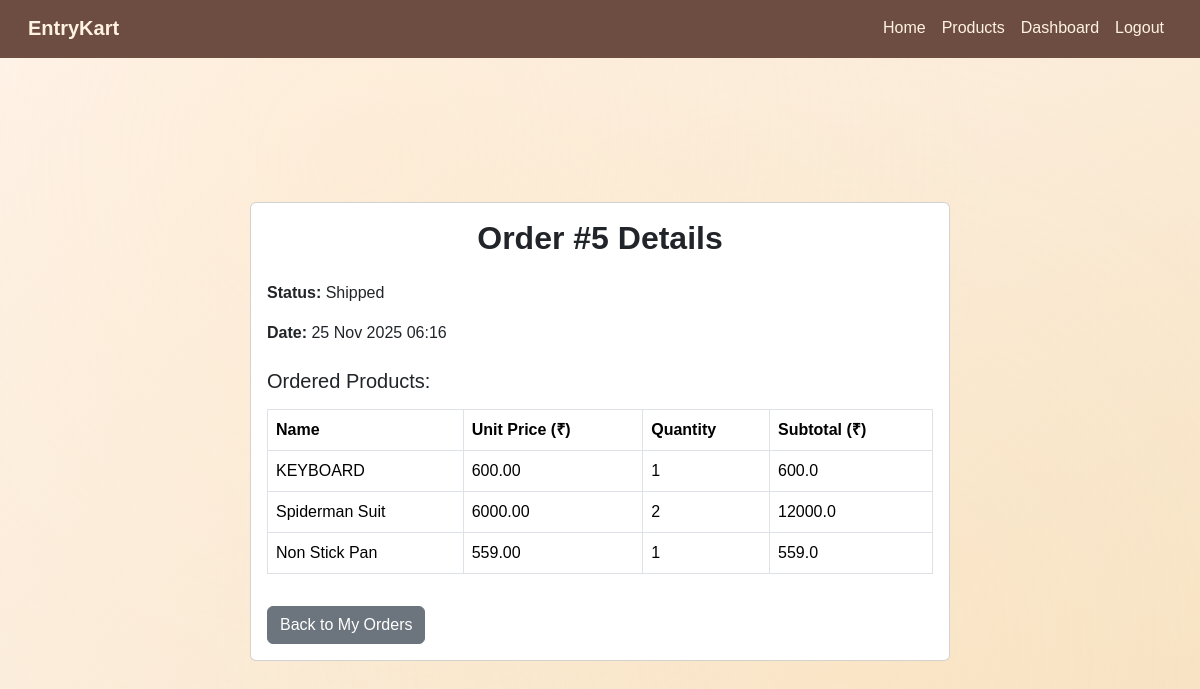
Screenshot of /orders/5/ (signed in) with the database file from the repository.
### store/models.py (models this page shows, shortened)
class Order(models.Model):
    STATUS_CHOICES = (
        ("Pending", "Pending"),
        ("Processing", "Processing"),
        ("Shipped", "Shipped"),
        ("Delivered", "Delivered"),
        ("Cancelled", "Cancelled"),
    )
    user = models.ForeignKey(User, on_delete=models.CASCADE, related_name='store_orders')
    order_date = models.DateTimeField(auto_now_add=True)
    status = models.CharField(max_length=20, choices=STATUS_CHOICES, default="Pending")
    total_amount = models.DecimalField(max_digits=10, decimal_places=2, default=0)

class OrderItem(models.Model):
    order = models.ForeignKey(Order, on_delete=models.CASCADE, related_name="items")
    product = models.ForeignKey(Product, on_delete=models.SET_NULL, null=True)
    quantity = models.PositiveIntegerField(default=1) # ensure non-negative integer

class Product(models.Model):
    name = models.CharField(max_length=100)
    description = models.TextField()
    price = models.DecimalField(max_digits=10, decimal_places=2)
    stock = models.IntegerField()
    image_url = models.URLField(max_length=500, blank=True, null=True)

### store/views.py (the view)
# urls.py: path('orders/<int:order_id>/', views.order_detail, name='order_detail'),
@login_required(login_url='store:login')
def order_detail(request, order_id):
    order = get_object_or_404(Order, id=order_id, user=request.user)
    items = order.items.select_related('product').all()  # Or use order.orderitem_set.all() if using related_name
    return render(request, 'order_detail.html', {'order': order, 'items': items})

### store/templatetags/custom_filters.py (called while the page is built)
@register.filter
def mul(value, arg):
    try:
        return float(value) * float(arg)
    except:
        return 0

### store/templates/order_detail.html (shortened to what this page needs)
{% extends "base.html" %}
{% load custom_filters %}
{% block content %}
<div class="container py-5">
  <div class="card mx-auto" style="max-width:700px;">
    <div class="card-body">
      <h2 class="mb-4 fw-bold text-center">Order #{{ order.id }} Details</h2>
      <p><strong>Status:</strong> {{ order.status }}</p>
      <p><strong>Date:</strong> {{ order.order_date|date:"d M Y H:i" }}</p>
      <h5 class="mt-4 mb-3">Ordered Products:</h5>
      <table class="table table-bordered align-middle">
        <thead>
          <tr>
            <th>Name</th>
            <th>Unit Price (₹)</th>
            <th>Quantity</th>
            <th>Subtotal (₹)</th>
          </tr>
        </thead>
        <tbody>
          {% for item in items %}
          <tr>
            <td>{{ item.product.name }}</td>
            <td>{{ item.product.price }}</td>
            <td>{{ item.quantity }}</td>
            <td>{{ item.product.price|mul:item.quantity }}</td>
          </tr>
          {% endfor %}
        </tbody>
      </table>
      <a href="{% url 'store:my_orders' %}" class="btn btn-secondary mt-3">Back to My Orders</a>
    </div>
  </div>
</div>
{% endblock %}

### store/templates/base.html (style rules this page uses)
body { font-family: 'Poppins', sans-serif; background: linear-gradient(to bottom right, #fff5ee, #f7e3c3); color: #3e2723; min-height: 100vh; overflow-x: hidden; }
html { scroll-behavior: smooth; }

### rows the page displays
Order: id "5", status "Shipped", order_date "25 Nov 2025 06:16"
OrderItem: product.name "KEYBOARD", product.price "600.00", quantity "1", product.price|mul "600.0"
OrderItem: product.name "Spiderman Suit", product.price "6000.00", quantity "2", product.price|mul "12000.0"
OrderItem: product.name "Non Stick Pan", product.price "559.00", quantity "1", product.price|mul "559.0"
